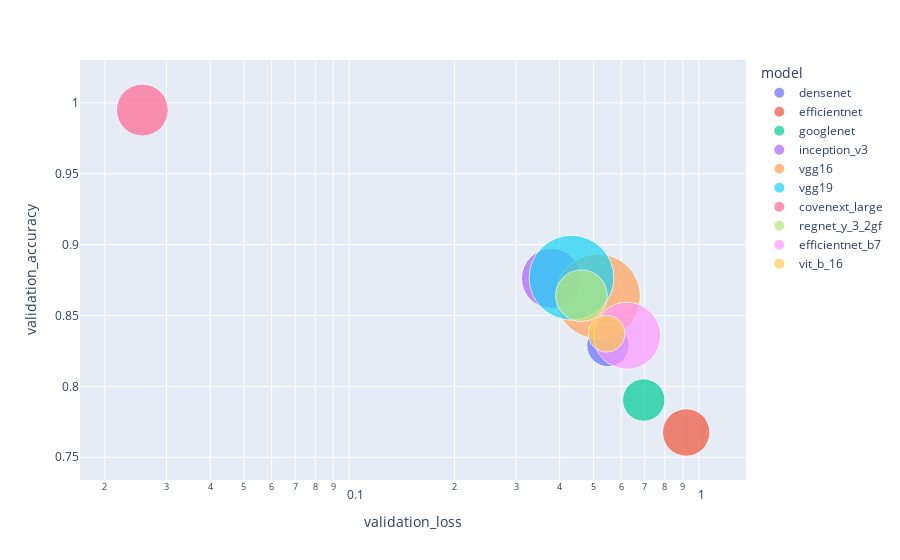

The code cell stored with this chart in its notebook:
### Markdown cell above
### Compare Validation Accuracy of various models for dog breed classification models

### Code cell
val_accuracy_comp_fig = px.scatter(models, x="validation_loss", y="validation_accuracy", 
                                   color="model", size='input_features', 
                                   hover_name="model", log_x=True, size_max=60)
val_accuracy_comp_fig.show()

### Figure 1 — Plotly figure (JSON) as saved in the notebook; plotly's stock layout.template omitted (floating-point values rounded to 4 significant figures)
{"data": [{"hovertemplate": "<b>%{hovertext}</b><br><br>model=densenet<br>validation_loss=%{x}<br>validation_accuracy=%{y}<br>input_features=%{marker.size}<extra></extra>", "hovertext": ["densenet"], "legendgroup": "densenet", "marker": {"color": "#636efa", "size": [1024], "sizemode": "area", "sizeref": 1.138, "symbol": "circle"}, "mode": "markers", "name": "densenet", "orientation": "v", "showlegend": true, "type": "scatter", "x": [0.5495], "xaxis": "x", "y": [0.8289], "yaxis": "y"}, {"hovertemplate": "<b>%{hovertext}</b><br><br>model=efficientnet<br>validation_loss=%{x}<br>validation_accuracy=%{y}<br>input_features=%{marker.size}<extra></extra>", "hovertext": ["efficientnet"], "legendgroup": "efficientnet", "marker": {"color": "#EF553B", "size": [1280], "sizemode": "area", "sizeref": 1.138, "symbol": "circle"}, "mode": "markers", "name": "efficientnet", "orientation": "v", "showlegend": true, "type": "scatter", "x": [0.92], "xaxis": "x", "y": [0.7675], "yaxis": "y"}, {"hovertemplate": "<b>%{hovertext}</b><br><br>model=googlenet<br>validation_loss=%{x}<br>validation_accuracy=%{y}<br>input_features=%{marker.size}<extra></extra>", "hovertext": ["googlenet"], "legendgroup": "googlenet", "marker": {"color": "#00cc96", "size": [1024], "sizemode": "area", "sizeref": 1.138, "symbol": "circle"}, "mode": "markers", "name": "googlenet", "orientation": "v", "showlegend": true, "type": "scatter", "x": [0.6956], "xaxis": "x", "y": [0.7904], "yaxis": "y"}, {"hovertemplate": "<b>%{hovertext}</b><br><br>model=inception_v3<br>validation_loss=%{x}<br>validation_accuracy=%{y}<br>input_features=%{marker.size}<extra></extra>", "hovertext": ["inception_v3"], "legendgroup": "inception_v3", "marker": {"color": "#ab63fa", "size": [2048], "sizemode": "area", "sizeref": 1.138, "symbol": "circle"}, "mode": "markers", "name": "inception_v3", "orientation": "v", "showlegend": true, "type": "scatter", "x": [0.3787], "xaxis": "x", "y": [0.8762], "yaxis": "y"}, {"hovertemplate": "<b>%{hovertext}</b><br><br>model=vgg16<br>validation_loss=%{x}<br>validation_accuracy=%{y}<br>input_features=%{marker.size}<extra></extra>", "hovertext": ["vgg16"], "legendgroup": "vgg16", "marker": {"color": "#FFA15A", "size": [4096], "sizemode": "area", "sizeref": 1.138, "symbol": "circle"}, "mode": "markers", "name": "vgg16", "orientation": "v", "showlegend": true, "type": "scatter", "x": [0.5148], "xaxis": "x", "y": [0.8635], "yaxis": "y"}, {"hovertemplate": "<b>%{hovertext}</b><br><br>model=vgg19<br>validation_loss=%{x}<br>validation_accuracy=%{y}<br>input_features=%{marker.size}<extra></extra>", "hovertext": ["vgg19"], "legendgroup": "vgg19", "marker": {"color": "#19d3f3", "size": [4096], "sizemode": "area", "sizeref": 1.138, "symbol": "circle"}, "mode": "markers", "name": "vgg19", "orientation": "v", "showlegend": true, "type": "scatter", "x": [0.4323], "xaxis": "x", "y": [0.8767], "yaxis": "y"}, {"hovertemplate": "<b>%{hovertext}</b><br><br>model=covenext_large<br>validation_loss=%{x}<br>validation_accuracy=%{y}<br>input_features=%{marker.size}<extra></extra>", "hovertext": ["covenext_large"], "legendgroup": "covenext_large", "marker": {"color": "#FF6692", "size": [1536], "sizemode": "area", "sizeref": 1.138, "symbol": "circle"}, "mode": "markers", "name": "covenext_large", "orientation": "v", "showlegend": true, "type": "scatter", "x": [0.0256], "xaxis": "x", "y": [0.995], "yaxis": "y"}, {"hovertemplate": "<b>%{hovertext}</b><br><br>model=regnet_y_3_2gf<br>validation_loss=%{x}<br>validation_accuracy=%{y}<br>input_features=%{marker.size}<extra></extra>", "hovertext": ["regnet_y_3_2gf"], "legendgroup": "regnet_y_3_2gf", "marker": {"color": "#B6E880", "size": [1512], "sizemode": "area", "sizeref": 1.138, "symbol": "circle"}, "mode": "markers", "name": "regnet_y_3_2gf", "orientation": "v", "showlegend": true, "type": "scatter", "x": [0.4616], "xaxis": "x", "y": [0.864], "yaxis": "y"}, {"hovertemplate": "<b>%{hovertext}</b><br><br>model=efficientnet_b7<br>validation_loss=%{x}<br>validation_accuracy=%{y}<br>input_features=%{marker.size}<extra></extra>", "hovertext": ["efficientnet_b7"], "legendgroup": "efficientnet_b7", "marker": {"color": "#FF97FF", "size": [2560], "sizemode": "area", "sizeref": 1.138, "symbol": "circle"}, "mode": "markers", "name": "efficientnet_b7", "orientation": "v", "showlegend": true, "type": "scatter", "x": [0.6235], "xaxis": "x", "y": [0.8358], "yaxis": "y"}, {"hovertemplate": "<b>%{hovertext}</b><br><br>model=vit_b_16<br>validation_loss=%{x}<br>validation_accuracy=%{y}<br>input_features=%{marker.size}<extra></extra>", "hovertext": ["vit_b_16"], "legendgroup": "vit_b_16", "marker": {"color": "#FECB52", "size": [768], "sizemode": "area", "sizeref": 1.138, "symbol": "circle"}, "mode": "markers", "name": "vit_b_16", "orientation": "v", "showlegend": true, "type": "scatter", "x": [0.5445], "xaxis": "x", "y": [0.8372], "yaxis": "y"}], "layout": {"legend": {"itemsizing": "constant", "title": {"text": "model"}, "tracegroupgap": 0}, "margin": {"t": 60}, "xaxis": {"anchor": "y", "domain": [0, 1], "title": {"text": "validation_loss"}, "type": "log"}, "yaxis": {"anchor": "x", "domain": [0, 1], "title": {"text": "validation_accuracy"}}}}
